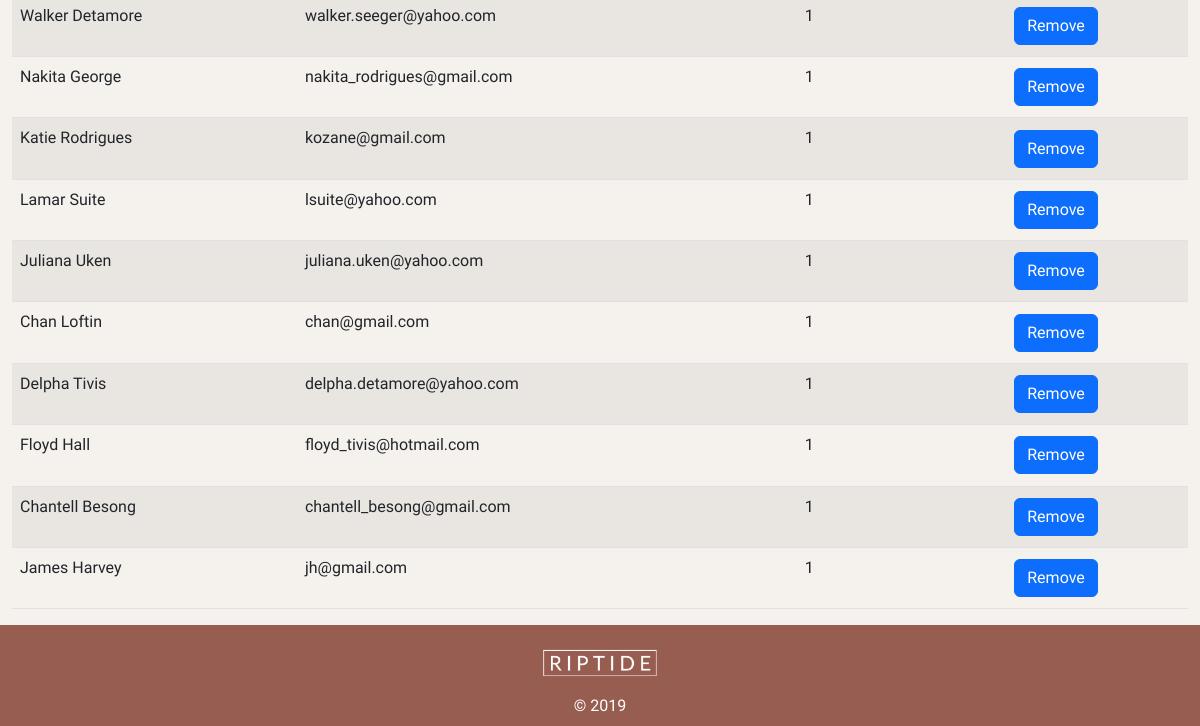
The app's page /members (lower part), older data.
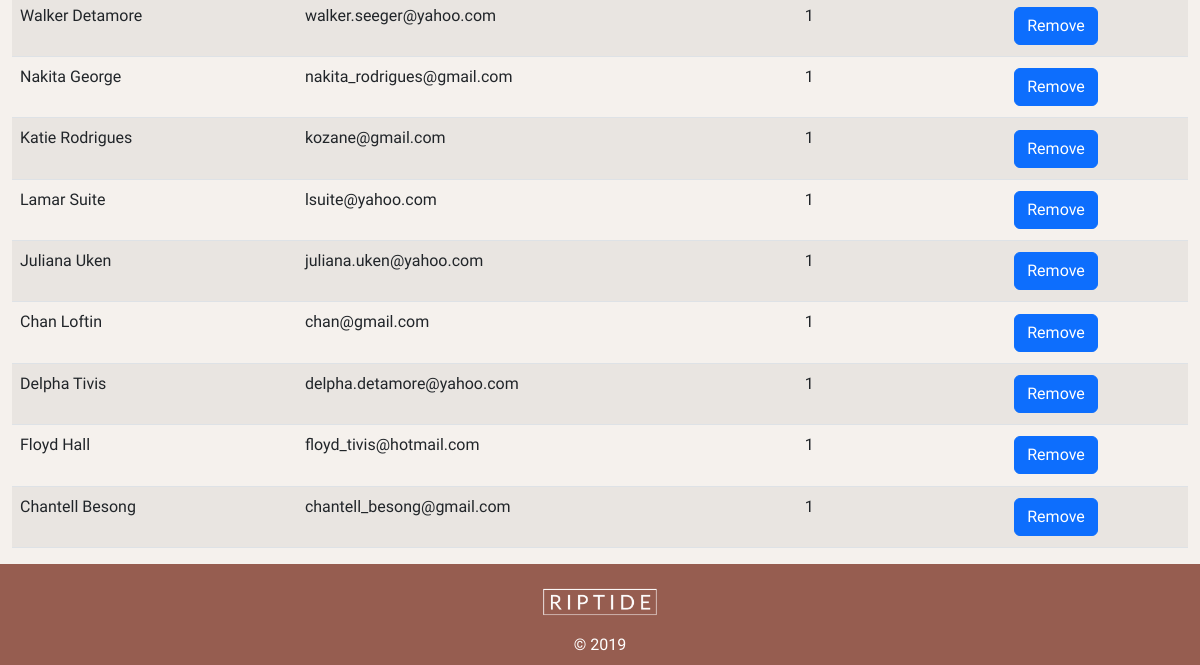
The same page, newer data.
### tables this page shows
CREATE TABLE member(
    member_id integer primary key autoincrement not null,
    name text not null unique,
    email text not null unique,
    password text not null,
    authorisation integer not null
);

### server.py (the view, shortened to what this page needs)
@app.route('/members', methods=["GET"])
def members():
    data = request.args
    if request.method == "GET":
        sql = """ select member_id, name, email, authorisation from member"""
        result = run_search_query_tuples(sql, (), db_path, True)
        return render_template("members.html", members=result)
    else:
        message = "Unrecognised command coming from news page"
        return render_template("error.html", message=message)

### db_functions.py (called while the page is built)
def run_search_query_tuples(sql_query,values_tuple, file_path, rowfactory=False):
    result = None
    try:
        db = sqlite3.connect(file_path)
        if rowfactory:
            db.row_factory = sqlite3.Row
        cursor = db.cursor()
        cursor.execute(sql_query,values_tuple)
        result = cursor.fetchall()
        cursor.close()
    except sqlite3.Error as error:
        print("Error running search query tuples: {}".format(error))
        return None
    db.close()
    if result is None:
        print("No search values were found")
    return result

### templates/members.html (shortened to what this page needs)
{% extends "layout.html" %}
{% block content %}
<div class="container-fluid">
<table class="table table-striped">
    <tbody>
    {% for row in members %}
      <tr>
        <td>{{ row['name'] }} </td>
        <td>{{ row['email'] }}</td>
        <td>{{ row['authorisation'] }}</td>
        <td><a class="btn btn-primary" href="{{ url_for('members', member_id = row['member_id'], task='delete') }}">Remove</a></td>
      </tr>
    {% endfor %}
    </tbody>
  </table>
</div>
{% endblock %}

Row changes from the older to the newer data that the page shows:
removed member: name "James Harvey", email "jh@gmail.com", authorisation "1"
